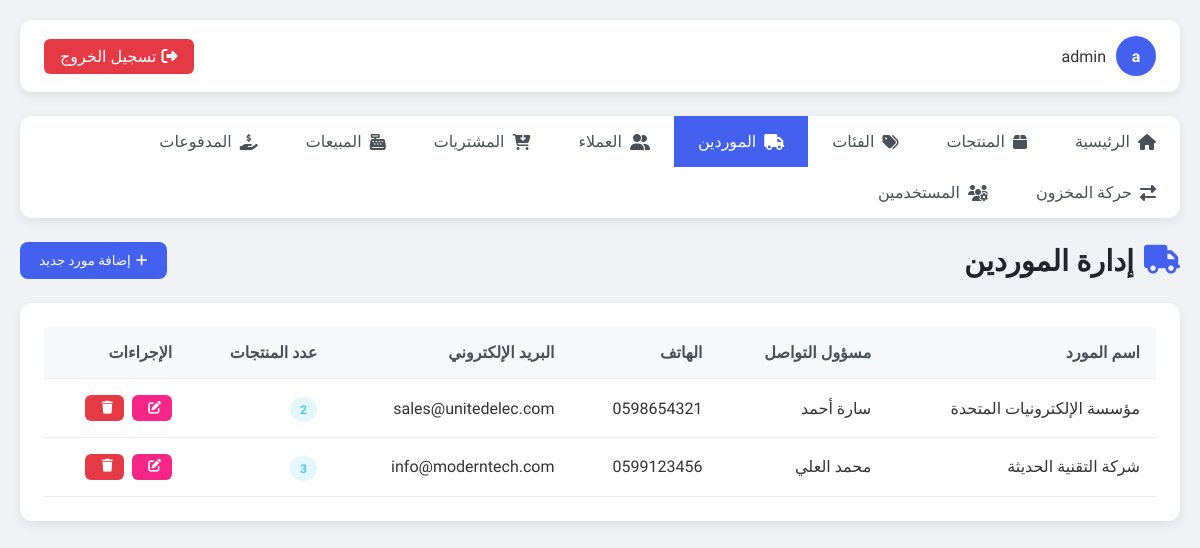
Page /suppliers.php (signed in) on the committed database.
### tables this page shows
CREATE TABLE IF NOT EXISTS suppliers (
    id INT AUTO_INCREMENT PRIMARY KEY,
    name VARCHAR(150) NOT NULL,
    contact_person VARCHAR(150),
    phone VARCHAR(30),
    email VARCHAR(150),
    address VARCHAR(255),
    created_at TIMESTAMP DEFAULT CURRENT_TIMESTAMP
);

### suppliers.php (the view, shortened to what this page needs)
<?php
include "config.php";
$sql = "SELECT s.*, COUNT(p.id) AS products_count
        FROM suppliers s
        LEFT JOIN products p ON p.supplier_id = s.id
        GROUP BY s.id
        ORDER BY s.created_at DESC";
$result = mysqli_query($conn, $sql);
$suppliers = mysqli_fetch_all($result, MYSQLI_ASSOC);
?>
<!DOCTYPE html>
<html lang="ar" dir="rtl">
<head>
    <link rel="stylesheet" href="https://cdnjs.cloudflare.com/ajax/libs/font-awesome/6.4.0/css/all.min.css">
</head>
<body>
    <div class="container">
        <div class="topbar">
            <div class="user-info">
                <div class="avatar"><?php echo substr($_SESSION["username"], 0, 1); ?></div>
                <span><?php echo $_SESSION["username"]; ?></span>
            </div>
            <a href="logout.php" class="logout-btn"><i class="fas fa-sign-out-alt"></i> تسجيل الخروج</a>
        </div>
                <div class="nav">
            <a href="index.php"><i class="fas fa-home"></i> الرئيسية</a>
            <a href="products.php"><i class="fas fa-box"></i> المنتجات</a>
            <a href="categories.php"><i class="fas fa-tags"></i> الفئات</a>
            <a href="suppliers.php" class="active"><i class="fas fa-truck"></i> الموردين</a>
            <a href="customers.php"><i class="fas fa-user-friends"></i> العملاء</a>
            <a href="purchases.php"><i class="fas fa-cart-arrow-down"></i> المشتريات</a>
            <a href="sales.php"><i class="fas fa-cash-register"></i> المبيعات</a>
            <a href="payments.php"><i class="fas fa-hand-holding-usd"></i> المدفوعات</a>
            <a href="stock_movements.php"><i class="fas fa-exchange-alt"></i> حركة المخزون</a>
            <?php if($_SESSION['role'] === 'admin'): ?>
            <a href="users.php"><i class="fas fa-users-cog"></i> المستخدمين</a>
            <?php endif; ?>
        </div>
        <div class="page-header">
            <h1 class="page-title"><i class="fas fa-truck"></i> إدارة الموردين</h1>
            <button onclick="showAddForm()" class="btn btn-primary"><i class="fas fa-plus"></i> إضافة مورد جديد</button>
        </div>
        <div class="table-container">
            <table>
                <thead>
                    <tr>
                        <th>اسم المورد</th>
                        <th>مسؤول التواصل</th>
                        <th>الهاتف</th>
                        <th>البريد الإلكتروني</th>
                        <th>عدد المنتجات</th>
                        <th>الإجراءات</th>
                    </tr>
                </thead>
                <tbody>
                    <?php if(count($suppliers) > 0): ?>
                        <?php foreach($suppliers as $supplier): ?>
                            <tr>
                                <td><?php echo $supplier['name']; ?></td>
                                <td><?php echo $supplier['contact_person'] ? $supplier['contact_person'] : '—'; ?></td>
                                <td><?php echo $supplier['phone'] ? $supplier['phone'] : '—'; ?></td>
                                <td><?php echo $supplier['email'] ? $supplier['email'] : '—'; ?></td>
                                <td><span class="badge badge-success"><?php echo $supplier['products_count']; ?></span></td>
                                <td>
                                    <div class="action-buttons">
                                        <a href="edit_supplier.php?id=<?php echo $supplier['id']; ?>" class="btn btn-warning btn-sm"><i class="fas fa-edit"></i></a>
                                        <a href="suppliers.php?delete_id=<?php echo $supplier['id']; ?>" class="btn btn-danger btn-sm" onclick="return confirm('هل أنت متأكد من حذف هذا المورد؟')"><i class="fas fa-trash"></i></a>
                                    </div>
                                </td>
                            </tr>
                        <?php endforeach; ?>
                    <?php else: ?>
                        <tr>
                            <td colspan="6" style="text-align: center;">لا يوجد موردون مسجلون</td>
                        </tr>
                    <?php endif; ?>
                </tbody>
            </table>
        </div>
    </div>
</body>
</html>

### suppliers.php (style rules this page uses)
:root { --primary: #4361ee; --secondary: #3f37c9; --success: #4cc9f0; --info: #4895ef; --warning: #f72585; --danger: #e63946; --light: #f8f9fa; --dark: #212529; --background: #f0f2f5; --card-shadow: 0 4px 12px rgba(0, 0, 0, 0.08); }
* { margin: 0; padding: 0; box-sizing: border-box; font-family: 'Tajawal', sans-serif; }
body { background-color: var(--background); color: #333; min-height: 100vh; }
.container { max-width: 1200px; margin: 0 auto; padding: 20px; }
.topbar { background-color: white; border-radius: 12px; padding: 1rem 1.5rem; margin-bottom: 1.5rem; display: flex; justify-content: space-between; align-items: center; box-shadow: var(--card-shadow); }
.user-info { display: flex; align-items: center; }
.user-info .avatar { width: 40px; height: 40px; background-color: var(--primary); border-radius: 50%; display: flex; align-items: center; justify-content: center; color: white; margin-left: 10px; font-weight: bold; }
.logout-btn { background-color: var(--danger); color: white; padding: 0.5rem 1rem; border-radius: 6px; text-decoration: none; display: flex; align-items: center; transition: all 0.3s; }
.logout-btn i { margin-left: 5px; }
.nav { display: flex; flex-wrap: wrap; background: white; border-radius: 12px; margin-bottom: 1.5rem; box-shadow: var(--card-shadow); }
.nav a { padding: 1rem 1.5rem; text-decoration: none; color: #495057; font-weight: 500; transition: all 0.3s; display: flex; align-items: center; }
.nav a:hover, .nav a.active { background-color: var(--primary); color: white; }
.nav a i { margin-left: 8px; }
.page-header { display: flex; justify-content: space-between; align-items: center; margin-bottom: 1.5rem; }
.page-title { font-size: 1.8rem; color: var(--dark); display: flex; align-items: center; }
.page-title i { margin-left: 10px; color: var(--primary); }
.btn { padding: 0.7rem 1.2rem; border-radius: 8px; text-decoration: none; display: inline-flex; align-items: center; transition: all 0.3s; font-weight: 500; border: none; cursor: pointer; }
.btn-primary { background-color: var(--primary); color: white; }
.btn i { margin-left: 5px; }
.table-container { background-color: white; border-radius: 12px; padding: 1.5rem; box-shadow: var(--card-shadow); margin-bottom: 1.5rem; overflow-x: auto; }
table { width: 100%; border-collapse: collapse; }
th, td { padding: 1rem; text-align: right; border-bottom: 1px solid #eee; }
th { font-weight: 600; color: #495057; background-color: #f8f9fa; }
.badge { padding: 0.35rem 0.65rem; border-radius: 50rem; font-size: 0.75rem; font-weight: 700; }
.badge-success { background-color: rgba(76, 201, 240, 0.15); color: #4cc9f0; }
.action-buttons { display: flex; gap: 0.5rem; }
.btn-sm { padding: 0.4rem 0.7rem; font-size: 0.8rem; border-radius: 6px; }
.btn-warning { background-color: var(--warning); color: white; }
.btn-danger { background-color: var(--danger); color: white; }

### rows in the picture
suppliers: name "مؤسسة الإلكترونيات المتحدة", contact_person "سارة أحمد", phone "0598654321", email "sales@unitedelec.com", products_count "2"
suppliers: name "شركة التقنية الحديثة", contact_person "محمد العلي", phone "0599123456", email "info@moderntech.com", products_count "3"

### other values in the picture
substr($_SESSION["username"], 0, 1) "a"
$_SESSION["username"] "admin"
